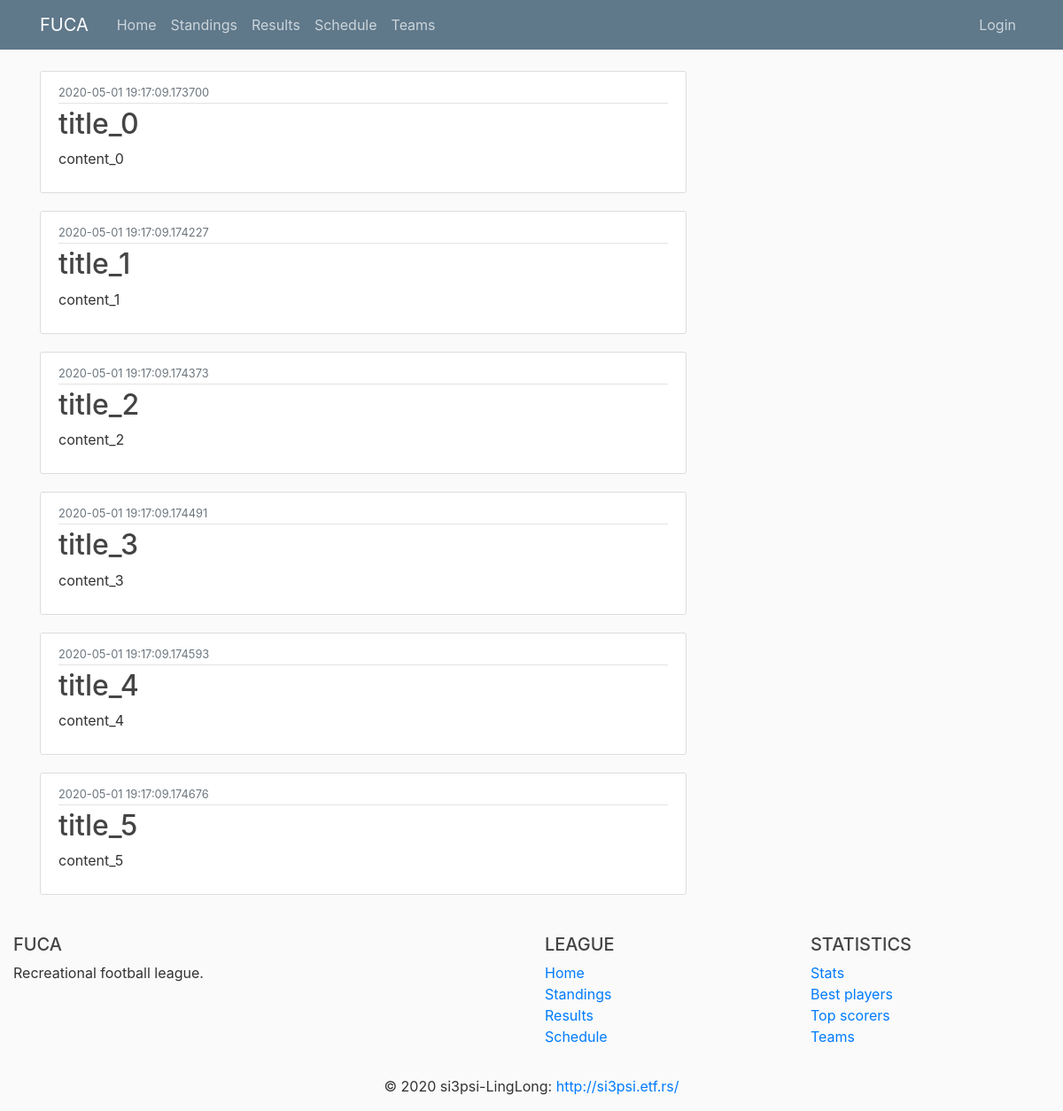
Page /home on the earlier database version.
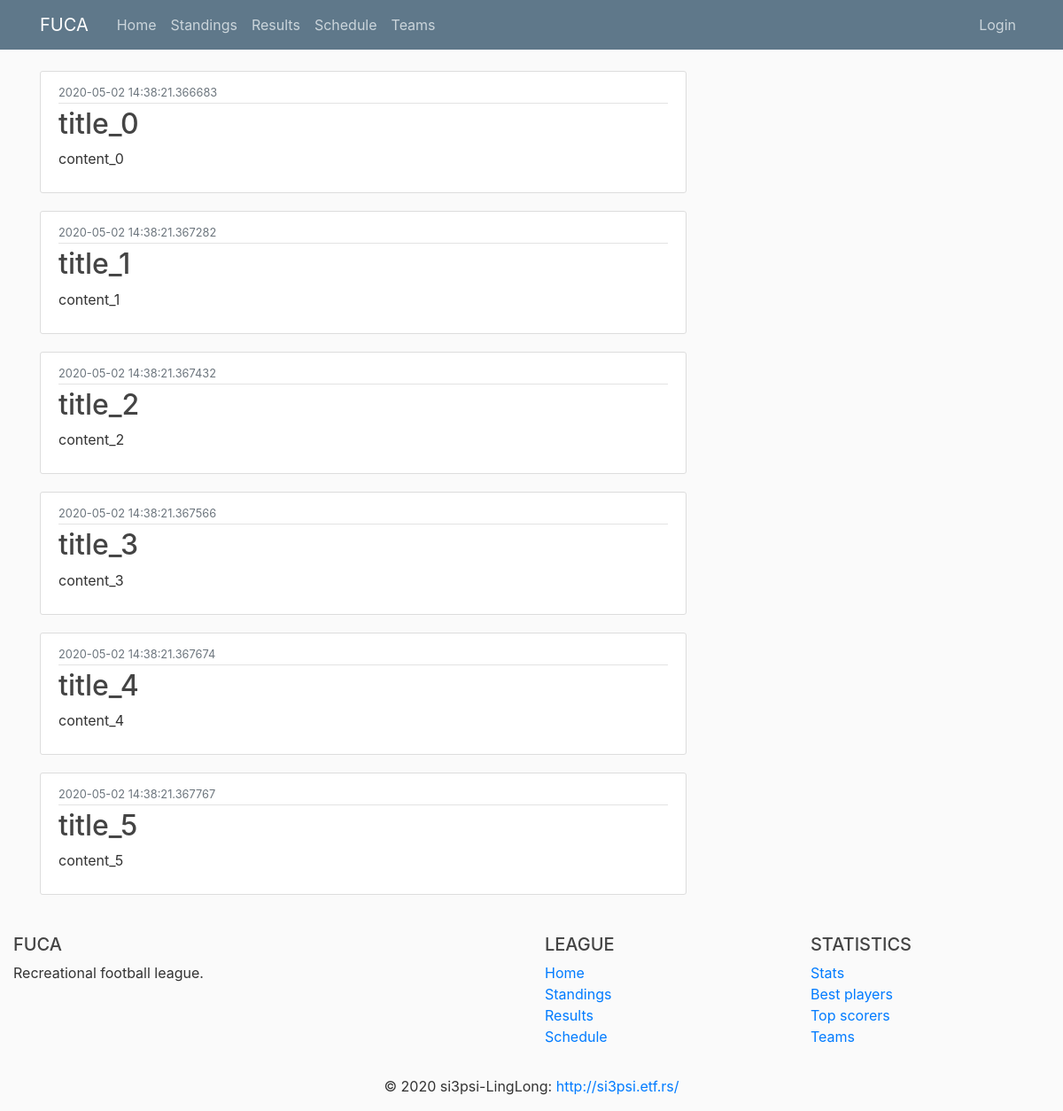
Same page on the later database version.
### fuca/models.py (models this page shows, shortened)
class News(db.Model):
    __tablename__ = 'news'
    id          = db.Column(db.Integer,     primary_key=True)
    date        = db.Column(db.DateTime,    nullable=False, default=datetime.utcnow)
    title       = db.Column(db.String(100), nullable=False)
    content     = db.Column(db.Text,        nullable=False)
    def jinja_dict(self):
        return {'title'         : self.title,
                'content'       : self.content,
                'date'          : str(self.date),
                'id'            : self.id}

### fuca/routes/home_routes.py (the view)
@app.route("/")
@app.route("/home")
def home():
    news_db = News.query.all()
    news_list = [news.jinja_dict() for news in news_db]
    return render_template('home/home.html', newslist=news_list)

### fuca/templates/home/home.html
{% extends 'home/layout.html' %}
{% block content %}
    {% for news in newslist %}
        <article class="media content-section">
            <div class="media-body">
            <div class="article-metadata">
                <small class="text-muted">{{ news.date }}</small>
            </div>
            <h2><a class="article-title" href="#">{{ news.title }}</a></h2>
            <p class="article-content">{{ news.content }}</p>
            </div>
        </article>
    {% endfor %}
{% endblock content %}

Differences in the rows shown:
changed News "title_0": date "2020-05-01 19:17:09.173700" → "2020-05-02 14:38:21.366683"
changed News "title_1": date "2020-05-01 19:17:09.174227" → "2020-05-02 14:38:21.367282"
changed News "title_2": date "2020-05-01 19:17:09.174373" → "2020-05-02 14:38:21.367432"
changed News "title_3": date "2020-05-01 19:17:09.174491" → "2020-05-02 14:38:21.367566"
changed News "title_4": date "2020-05-01 19:17:09.174593" → "2020-05-02 14:38:21.367674"
changed News "title_5": date "2020-05-01 19:17:09.174676" → "2020-05-02 14:38:21.367767"
